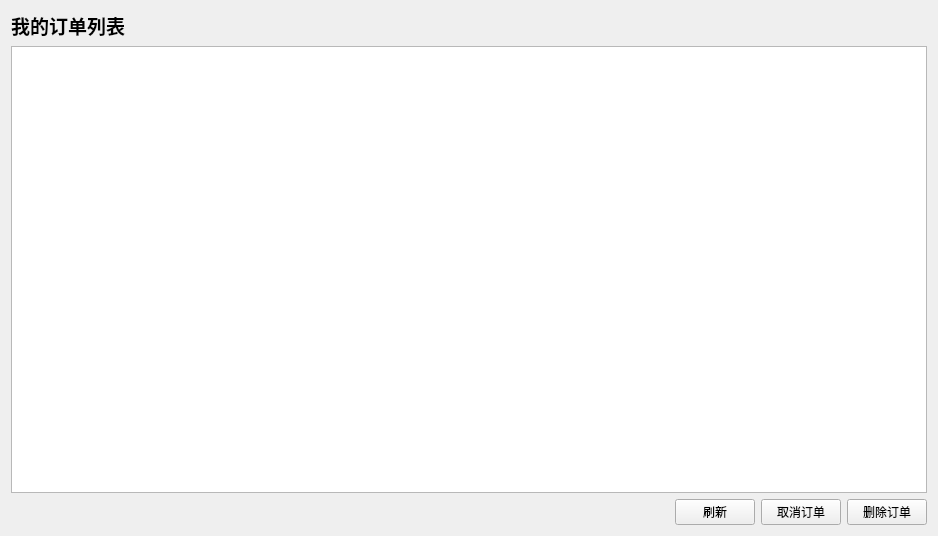
<?xml version="1.0" encoding="UTF-8"?>
<ui version="4.0">
 <class>OrderManagerWindow</class>
 <widget class="QWidget" name="OrderManagerWindow">
  <property name="geometry">
   <rect>
    <x>0</x>
    <y>0</y>
    <width>938</width>
    <height>536</height>
   </rect>
  </property>
  <property name="sizePolicy">
   <sizepolicy hsizetype="Preferred" vsizetype="Fixed">
    <horstretch>0</horstretch>
    <verstretch>0</verstretch>
   </sizepolicy>
  </property>
  <property name="windowTitle">
   <string>我的订单</string>
  </property>
  <layout class="QVBoxLayout" name="verticalLayout">
   <item>
    <widget class="QLabel" name="label">
     <property name="font">
      <font>
       <pointsize>14</pointsize>
       <bold>true</bold>
      </font>
     </property>
     <property name="text">
      <string>我的订单列表</string>
     </property>
    </widget>
   </item>
   <item>
    <widget class="QTableWidget" name="tableOrders">
     <property name="editTriggers">
      <set>QAbstractItemView::EditTrigger::NoEditTriggers</set>
     </property>
     <property name="selectionBehavior">
      <enum>QAbstractItemView::SelectionBehavior::SelectRows</enum>
     </property>
    </widget>
   </item>
   <item>
    <layout class="QHBoxLayout" name="horizontalLayout">
     <item>
      <spacer name="horizontalSpacer">
       <property name="orientation">
        <enum>Qt::Orientation::Horizontal</enum>
       </property>
       <property name="sizeHint" stdset="0">
        <size>
         <width>40</width>
         <height>20</height>
        </size>
       </property>
      </spacer>
     </item>
     <item>
      <widget class="QPushButton" name="btnRefresh">
       <property name="text">
        <string>刷新</string>
       </property>
      </widget>
     </item>
     <item>
      <widget class="QPushButton" name="cancelButton">
       <property name="text">
        <string>取消订单</string>
       </property>
      </widget>
     </item>
     <item>
      <widget class="QPushButton" name="btnDeleteOrder">
       <property name="text">
        <string>删除订单</string>
       </property>
      </widget>
     </item>
    </layout>
   </item>
  </layout>
 </widget>
 <resources/>
 <connections/>
</ui>
